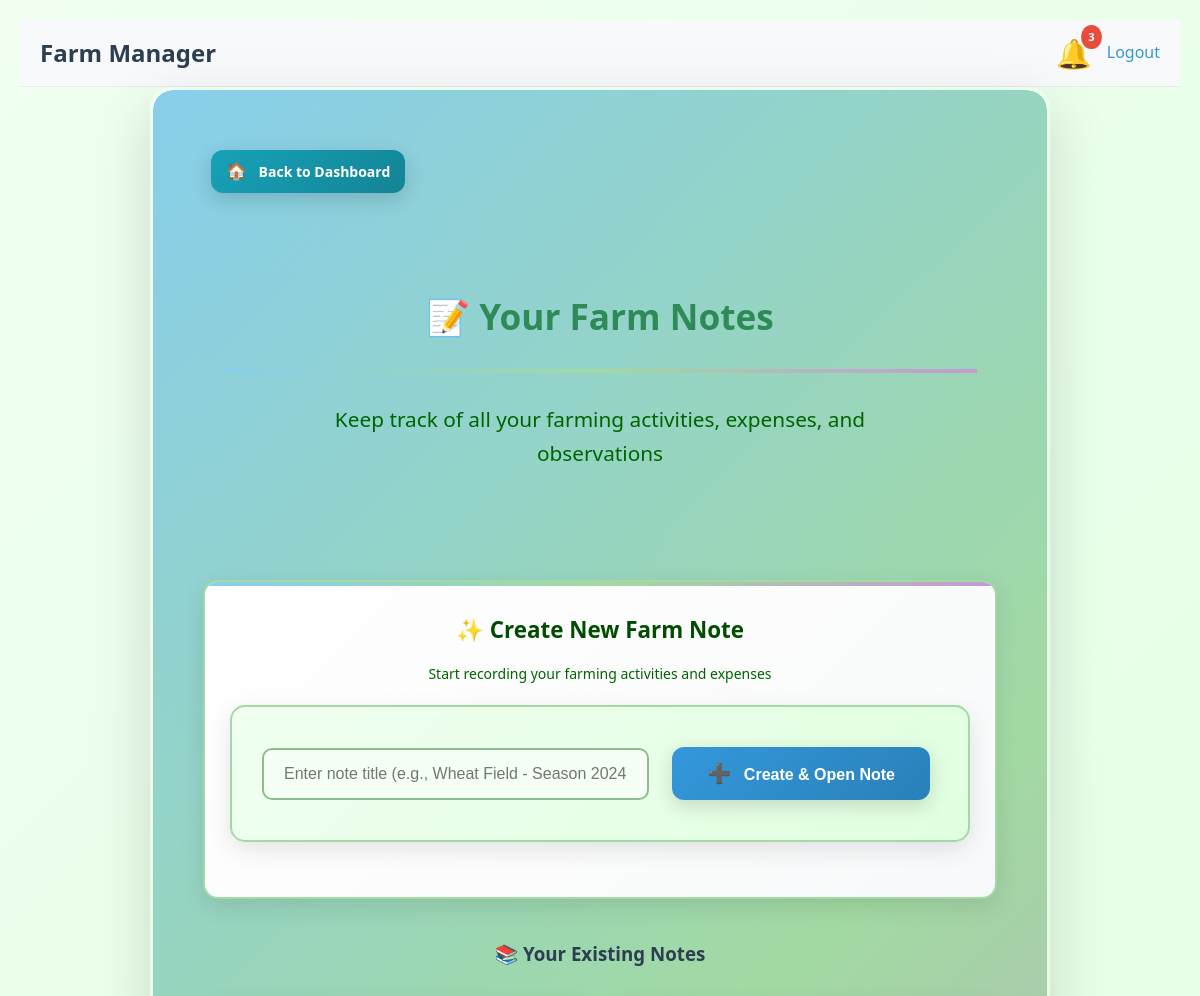
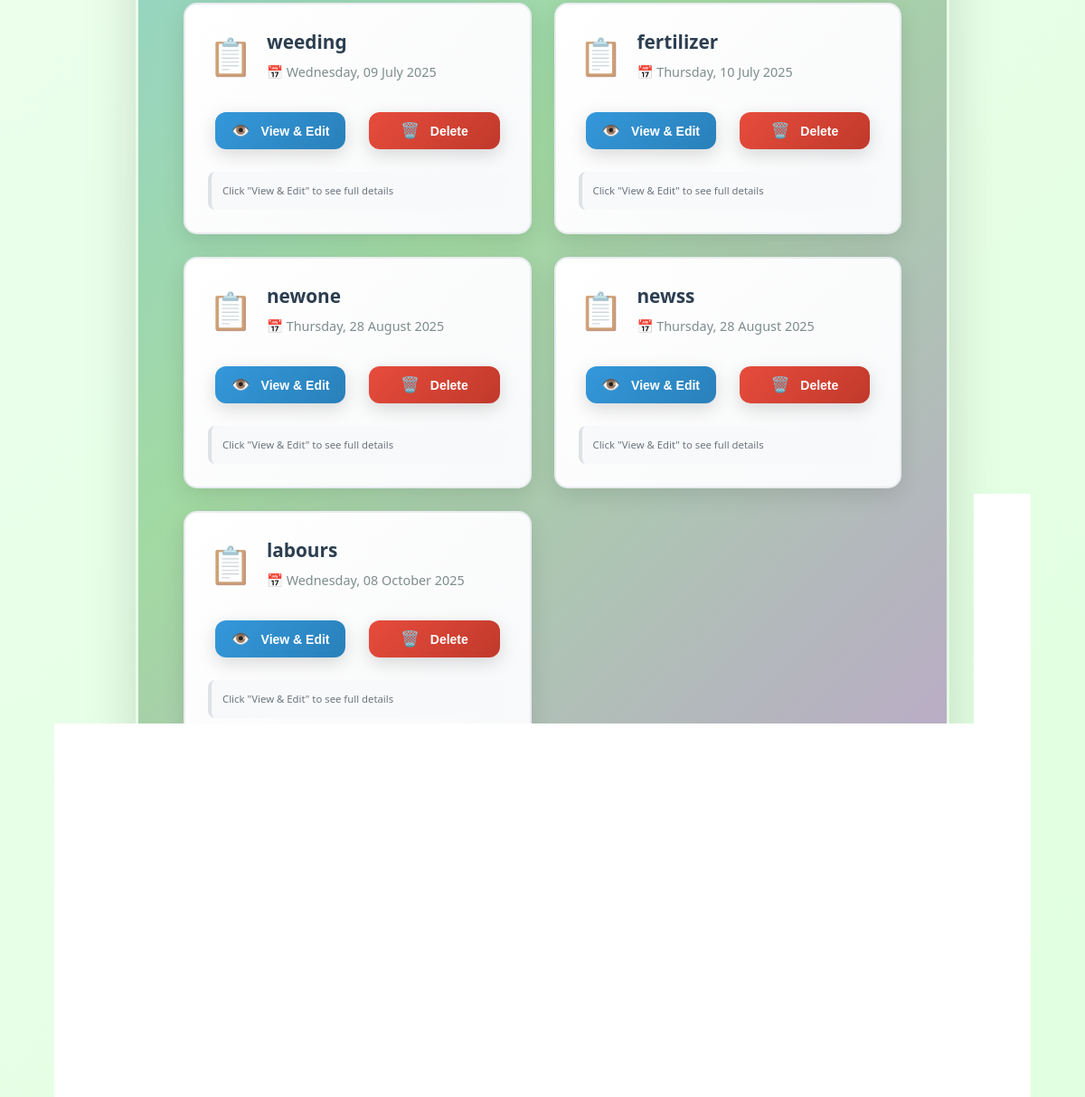
The app's page /notes (signed in) with its own data (2 pictures, top to bottom).
### tables this page shows
CREATE TABLE notes (id INTEGER PRIMARY KEY, user_id INTEGER, title TEXT, date TEXT);

### app.py (the view)
@app.route('/notes')
def notes():
    if 'user_id' not in session:
        return redirect(url_for('login'))
    conn = sqlite3.connect('notes.db')
    c = conn.cursor()
    c.execute('SELECT * FROM notes WHERE user_id=?', (session['user_id'],))
    notes = c.fetchall()
    conn.close()
    return render_template('notes.html', notes=notes)

### templates/notes.html (shortened to what this page needs)
{% extends "base.html" %}
{% block content %}
<div class="container">
  <div class="content">
    <div class="navigation-section top-left-nav">
      <a href="{{ url_for('home') }}" class="btn btn-info back-btn">
        <span class="btn-icon">🏠</span>
        Back to Dashboard
      </a>
    </div>
    <div class="hero-section">
      <h2>📝 Your Farm Notes</h2>
      <p>Keep track of all your farming activities, expenses, and observations</p>
    </div>
    <div class="create-note-section">
      <div class="action-card">
        <h3>✨ Create New Farm Note</h3>
        <p>Start recording your farming activities and expenses</p>
        <form method="post" action="/create_note" id="createNoteForm">
          <div class="input-group">
            <input type="text" name="title" placeholder="Enter note title (e.g., Wheat Field - Season 2024)" required>
            <button type="submit" class="btn btn-success create-btn">
              <span class="btn-icon">➕</span>
              Create & Open Note
            </button>
          </div>
        </form>
      </div>
    </div>
    <div class="notes-section">
      {% if notes %}
        <h3 style="text-align: center; color: #2c3e50; margin-bottom: 30px;">📚 Your Existing Notes</h3>
        <div class="notes-grid">
          {% for note in notes %}
            <div class="note-card" data-note-id="{{ note[0] }}">
              <div class="note-header">
                <div class="note-icon">📋</div>
                <div class="note-info">
                  <h4 class="note-title">{{ note[2] }}</h4>
                  <p class="note-date">📅 {{ note[3] }}</p>
                </div>
              </div>
              <div class="note-actions">
                <button class="btn btn-primary view-btn" onclick="openNote({{ note[0] }})">
                  <span class="btn-icon">👁️</span>
                  View & Edit
                </button>
                <button class="btn btn-danger delete-btn" onclick="confirmDelete({{ note[0] }}, '{{ note[2] }}')">
                  <span class="btn-icon">🗑️</span>
                  Delete
                </button>
              </div>
              <div class="note-preview" id="preview-{{ note[0] }}">
                <small>Click "View & Edit" to see full details</small>
              </div>
            </div>
          {% endfor %}
        </div>
      {% endif %}
    </div>
    {% if notes %}
      <div class="stats-section">
        <div class="stat-card">
          <div class="stat-icon">📊</div>
          <div class="stat-info">
            <h4>{{ notes|length }}</h4>
            <p>Total Notes</p>
          </div>
        </div>
        <div class="stat-card">
          <div class="stat-icon">📅</div>
          <div class="stat-info">
            <h4>Active</h4>
            <p>Tracking</p>
          </div>
        </div>
        <div class="stat-card">
          <div class="stat-icon">🌱</div>
          <div class="stat-info">
            <h4>Growing</h4>
            <p>Records</p>
          </div>
        </div>
      </div>
    {% endif %}
    <div class="navigation-section">
      <a href="{{ url_for('home') }}" class="btn btn-info back-btn">
        <span class="btn-icon">🏠</span>
      </a>
    </div>
  </div>
</div>
{% endblock %}

### templates/base.html (shortened to what this page needs)
<html>
<head>
  <link rel="stylesheet" href="/static/styles.css">
</head>
<body>
  <div class="navbar">
    <a href="{{ url_for('home') }}" class="navbar-brand">Farm Manager</a>
    <div class="nav-links">
      {% if session.get('user_id') %}
      <div class="notification-icon-container">
        <span class="notification-icon">🔔</span>
        <span class="notification-badge" id="notification-badge">0</span>
      </div>
      <a href="{{ url_for('logout') }}">Logout</a>
      {% endif %}
    </div>
  </div>
  {% block content %}{% endblock %}
</body>
</html>

### static/styles.css (style rules this page uses)
* { margin: 0; padding: 0; box-sizing: border-box; }
body { font-family: 'Segoe UI', Tahoma, Geneva, Verdana, sans-serif; background: linear-gradient(135deg, #f0fff0 0%, #e0ffe0 100%); min-height: 100vh; padding: 20px; color: #003300; line-height: 1.6; position: relative; overflow-x: hidden; }
body::before { content: ''; position: fixed; top: 0; left: 0; width: 100%; height: 100%; pointer-events: none; z-index: -1; }
.container { max-width: 900px; margin: 0 auto; background: rgba(255, 255, 255, 0.95); border-radius: 20px; box-shadow: 0 20px 60px rgba(0, 0, 0, 0.15); backdrop-filter: blur(15px); overflow: hidden; border: 3px solid transparent; background-clip: padding-box; position: relative; }
.container::before { content: ''; position: absolute; top: 0; left: 0; right: 0; bottom: 0; border-radius: 20px; padding: 3px; background: linear-gradient(135deg, #87ceeb, #a2d9a2, #c39bd3); -webkit-mask: linear-gradient(#fff 0 0) content-box, linear-gradient(#fff 0 0); -webkit-mask-composite: exclude; z-index: -1; }
h1, h2, h3 { color: #004d00; margin-bottom: 20px; text-align: center; font-weight: 600; }
h2 { font-size: 2.2em; color: #2e8b57; padding: 25px 0; border-bottom: 4px solid; border-image: linear-gradient(90deg, #87ceeb, #a2d9a2, #c39bd3) 1; margin-bottom: 30px; position: relative; }
.content { padding: 50px; }
.hero-section { text-align: center; margin-bottom: 40px; padding: 40px 20px; background: linear-gradient(135deg, rgba(135, 206, 235, 0.1), rgba(162, 217, 162, 0.1)); border-radius: 15px; position: relative; }
.hero-section p { font-size: 1.3em; color: #006400; max-width: 600px; margin: 0 auto 30px auto; }
form { background: linear-gradient(135deg, #f0fff0, #e0ffe0); padding: 30px; border-radius: 15px; box-shadow: 0 8px 25px rgba(0, 0, 0, 0.1); margin-bottom: 25px; border: 2px solid #a3d9a3; }
input[type="text"], input[type="email"], input[type="password"], textarea, select { width: 100%; padding: 15px 20px; margin: 10px 0 20px 0; border: 2px solid #8fbc8f; border-radius: 10px; font-size: 16px; transition: all 0.3s ease; background: #f5fff5; color: #2e8b57; }
button, .btn { display: inline-block; padding: 15px 35px; margin: 10px 8px; border: none; border-radius: 12px; font-size: 16px; font-weight: 600; text-decoration: none; text-align: center; cursor: pointer; transition: all 0.3s ease; box-shadow: 0 6px 20px rgba(0, 0, 0, 0.15); min-width: 140px; position: relative; overflow: hidden; }
.btn::before { content: ''; position: absolute; top: 0; left: -100%; width: 100%; height: 100%; background: linear-gradient(90deg, transparent, rgba(255,255,255,0.3), transparent); transition: left 0.5s; }
.btn-primary, button[type="submit"] { background: linear-gradient(135deg, #3498db, #2980b9); color: white; }
.btn-success { background: linear-gradient(135deg, #4a7c59, #27ae60); color: white; }
.btn-info { background: linear-gradient(135deg, #17a2b8, #138496); color: white; }
.btn-danger { background: linear-gradient(135deg, #e74c3c, #c0392b); color: white; }
.action-card { background: linear-gradient(135deg, #ffffff, #f8f9fa); border-radius: 15px; padding: 30px 25px; text-align: center; box-shadow: 0 8px 25px rgba(0, 0, 0, 0.1); transition: all 0.3s ease; border: 2px solid #a3d9a3; position: relative; overflow: hidden; }
.action-card::before { content: ''; position: absolute; top: 0; left: 0; width: 100%; height: 4px; background: linear-gradient(90deg, #87ceeb, #a2d9a2, #c39bd3); }
.action-card h3 { font-size: 1.4em; margin-bottom: 15px; color: #004d00; }
.action-card p { color: #006400; margin-bottom: 20px; font-size: 14px; }
.btn-icon { font-size: 1.2em; margin-right: 8px; display: inline-block; }

### templates/base.html (style rules this page uses)
.navbar { display: flex; justify-content: space-between; align-items: center; padding: 10px 20px; background-color: #f8f9fa; border-bottom: 1px solid #e9ecef; transition: all 0.3s ease; }
.navbar-brand { font-size: 1.5em; font-weight: bold; color: #2c3e50; text-decoration: none; }
.nav-links { display: flex; gap: 15px; align-items: center; }
.nav-links a { text-decoration: none; color: #3498db; font-weight: 500; }
.notification-icon-container { position: relative; cursor: pointer; }
.notification-icon { font-size: 1.8em; color: #34495e; }
.notification-badge { position: absolute; top: -5px; right: -10px; background-color: #e74c3c; color: white; border-radius: 50%; padding: 3px 7px; font-size: 0.7em; font-weight: bold; display: none; }

### records on screen
notes: title "weeding", date "Wednesday, 09 July 2025"
notes: title "fertilizer", date "Thursday, 10 July 2025"
notes: title "newone", date "Thursday, 28 August 2025"
notes: title "newss", date "Thursday, 28 August 2025"
notes: title "labours", date "Wednesday, 08 October 2025"
